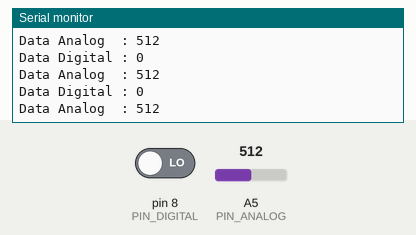
A sketch run on a simulated Arduino Uno, built with avr-gcc and run on an emulated ATmega328P. Parts: the last lines printed to the serial monitor. Inputs (shaded band) come from the test bench; at power-on: A5 (PIN_ANALOG) = 512, pin 8 (PIN_DIGITAL) LOW.

Above: at 1.3 s.
1.4 s: A5 (PIN_ANALOG) set to 716
At 1.82 s:
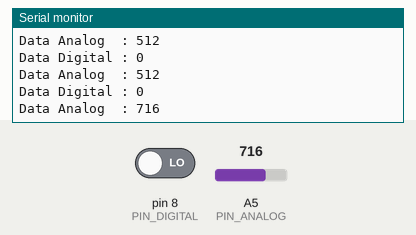
2.9 s: pin 8 (PIN_DIGITAL) driven HIGH
4.4 s: A5 (PIN_ANALOG) set to 900
At 4.82 s:
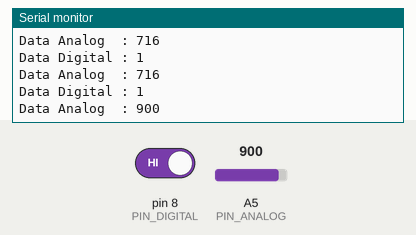
Timing chart, 0 to 7.4 s (numbered marks = the images above; inputs shaded):
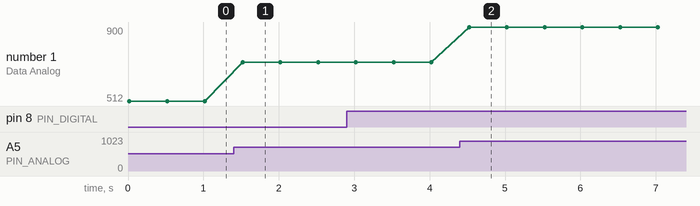

The sketch:

Read_Data_Flame_Sensor.ino
```cpp
#define PIN_DIGITAL 8
#define PIN_ANALOG A5

void setup() {
  pinMode(PIN_DIGITAL, INPUT);
  pinMode(PIN_ANALOG,  INPUT);
  Serial.begin(9600);
}

void loop(){
   int dataDigital = digitalRead(PIN_DIGITAL);
   int dataAnalog  = analogRead(PIN_ANALOG);

   Serial.print("Data Digital : ");
   Serial.println(dataDigital);
   Serial.print("Data Analog  : ");
   Serial.println(dataAnalog);
   Serial.println("");
   delay(500);
}
```

Measured:
- after the input at 1.4 s, the serial monitor: prints a new line after 0.12 s (image 1)
- after the input at 4.4 s, the serial monitor: prints a new line after 0.12 s (image 2)
- plotted number 1: 512 → 716 after the input at 1.4 s, 716 → 900 after the input at 4.4 s
